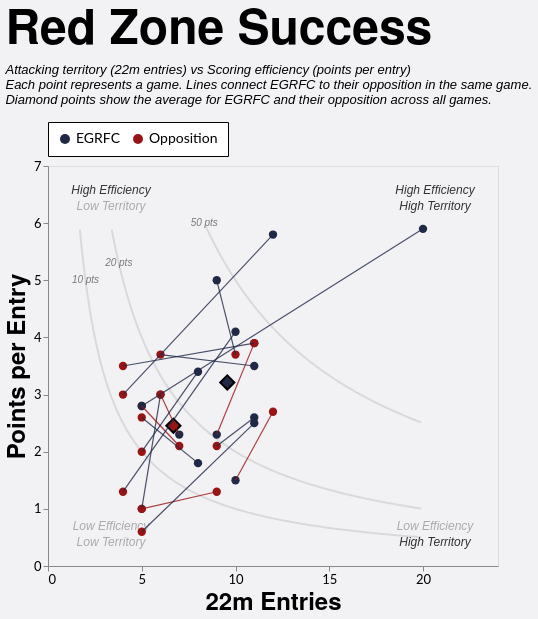

Specify this chart in Vega-Lite:
### Vega-Lite specification from a JSON file in a GitHub repository (floating-point values rounded to 4 significant figures; data arrays with more than 128 entries replaced by an {"elided": "..."} marker saying what was removed)
{"config": {"axis": {"labelFont": "Lato, sans-serif", "titleFont": "PT Sans Narrow, Helvetica Neue, Helvetica, Arial, sans-serif", "labelFontSize": 13, "titleFontSize": 24, "gridColor": "#202947", "gridOpacity": 0.2}, "header": {"labelFont": "PT Sans Narrow, Helvetica Neue, Helvetica, Arial, sans-serif", "titleFont": "PT Sans Narrow, Helvetica Neue, Helvetica, Arial, sans-serif", "labelFontSize": 24, "titleFontSize": 28, "labelFontWeight": "bold", "orient": "left"}, "legend": {"labelFont": "Lato, sans-serif", "titleFont": "PT Sans Narrow, Helvetica Neue, Helvetica, Arial, sans-serif", "labelFontSize": 14, "titleFontSize": 16, "titlePadding": 5, "fillColor": "white", "strokeColor": "black", "padding": 10, "titleFontWeight": "lighter", "titleFontStyle": "italic", "titleColor": "gray", "offset": 10}, "title": {"font": "PT Sans Narrow, Helvetica Neue, Helvetica, Arial, sans-serif", "fontSize": 48, "fontWeight": "bold", "anchor": "start", "align": "center", "titlePadding": 20, "subtitlePadding": 10, "subtitleFontSize": 13, "subtitleColor": "", "subtitleFontStyle": "italic", "offset": 15, "color": "black"}, "axisX": {"labelAngle": 0}, "facet": {"title": null, "header": null, "align": {"row": "each", "column": "each"}}, "resolve": {"scale": {"y": "independent", "facet": "independent"}}, "background": "#f2f1f4"}, "layer": [{"data": {"name": "data-599fc2f6c3ba56b88793ced97d33e5d1"}, "mark": {"type": "line", "clip": true, "color": "black", "opacity": 0.1}, "encoding": {"x": {"field": "x", "type": "quantitative"}, "y": {"field": "y", "type": "quantitative"}}, "name": "view_4"}, {"data": {"name": "data-00c949a7a2803a56dfcb9f8d1ac95424"}, "mark": {"type": "line", "clip": true, "color": "black", "opacity": 0.1}, "encoding": {"x": {"field": "x", "type": "quantitative"}, "y": {"field": "y", "type": "quantitative"}}}, {"data": {"name": "data-fc6cdfa14299584fc906df48e496de6f"}, "mark": {"type": "line", "clip": true, "color": "black", "opacity": 0.1}, "encoding": {"x": {"field": "x", "type": "quantitative"}, "y": {"field": "y", "type": "quantitative"}}}, {"data": {"name": "data-711a5b994e32e1318dde2831c099eb87"}, "mark": {"type": "text", "color": "black", "fontStyle": "italic", "opacity": 0.5, "size": 10}, "encoding": {"text": {"field": "label", "type": "nominal"}, "x": {"field": "x", "type": "quantitative"}, "y": {"field": "y", "type": "quantitative"}}}, {"data": {"name": "data-5a468b3e3df2c99d2f4ec7c9a670c522"}, "mark": {"type": "text", "color": "black", "fontStyle": "italic", "size": 12}, "encoding": {"opacity": {"field": "opacity", "legend": null, "type": "quantitative"}, "text": {"field": "label", "type": "nominal"}, "x": {"field": "x", "type": "quantitative"}, "y": {"field": "y", "type": "quantitative"}}}, {"data": {"name": "data-1da26804da249c028226c4cc3dceef62"}, "mark": {"type": "point", "filled": true, "size": 70}, "encoding": {"color": {"field": "team", "legend": {"orient": "top", "title": null}, "scale": {"domain": ["EGRFC", "Opposition"], "range": ["#202946", "#991515"]}, "type": "nominal"}, "opacity": {"condition": {"param": "param_10", "value": 1}, "value": 0.1}, "tooltip": [{"field": "label", "title": "Game", "type": "nominal"}, {"field": "date", "title": "Date", "type": "temporal"}, {"field": "points", "title": "Points", "type": "quantitative"}, {"field": "tries", "title": "Tries", "type": "quantitative"}, {"field": "entries_22m", "title": "22m Entries", "type": "quantitative"}, {"field": "points_per_entry", "format": ".1f", "title": "Points per Entry", "type": "quantitative"}, {"field": "tries_per_entry", "format": ".1f", "title": "Tries per Entry", "type": "quantitative"}], "x": {"axis": {"grid": false, "tickCount": 4, "title": "22m Entries"}, "field": "entries_22m", "scale": {"domain": [0, 24.0], "zero": true}, "type": "quantitative"}, "y": {"axis": {"grid": false, "tickCount": 7, "title": "Points per Entry"}, "field": "points_per_entry", "scale": {"domain": [0, 7.0], "zero": true}, "type": "quantitative"}}, "transform": [{"filter": "(rzSquad == 'All' || datum.squad == rzSquad) && (rzSeason == 'All' || datum.season == rzSeason) && (rzGameType == 'All' || (rzGameType == 'League + Cup' && (datum.game_type == 'League' || datum.game_type == 'Cup')) || (rzGameType == 'League only' && datum.game_type == 'League') || datum.game_type == rzGameType)"}]}, {"data": {"name": "data-1da26804da249c028226c4cc3dceef62"}, "mark": {"type": "point", "filled": true, "opacity": 1, "shape": "diamond", "stroke": "black"}, "encoding": {"color": {"field": "team", "scale": {"domain": ["EGRFC", "Opposition"], "range": ["#202946", "#991515"]}, "type": "nominal"}, "opacity": {"condition": {"param": "param_10", "value": 1}, "value": 0.1}, "size": {"value": 200}, "tooltip": [{"field": "points", "format": ".1f", "title": "Average Points", "type": "quantitative"}, {"field": "tries", "format": ".1f", "title": "Average Tries", "type": "quantitative"}, {"field": "entries_22m", "format": ".1f", "title": "Average 22m Entries", "type": "quantitative"}, {"field": "points_per_entry", "format": ".1f", "title": "Average Points per Entry", "type": "quantitative"}, {"field": "tries_per_entry", "format": ".1f", "title": "Average Tries per Entry", "type": "quantitative"}], "x": {"field": "entries_22m", "type": "quantitative"}, "y": {"field": "points_per_entry", "type": "quantitative"}}, "transform": [{"filter": "(rzSquad == 'All' || datum.squad == rzSquad) && (rzSeason == 'All' || datum.season == rzSeason) && (rzGameType == 'All' || (rzGameType == 'League + Cup' && (datum.game_type == 'League' || datum.game_type == 'Cup')) || (rzGameType == 'League only' && datum.game_type == 'League') || datum.game_type == rzGameType)"}, {"aggregate": [{"op": "mean", "field": "entries_22m", "as": "entries_22m"}, {"op": "mean", "field": "points", "as": "points"}, {"op": "mean", "field": "tries", "as": "tries"}, {"op": "mean", "field": "points_per_entry", "as": "points_per_entry"}, {"op": "mean", "field": "tries_per_entry", "as": "tries_per_entry"}], "groupby": ["team"]}]}, {"data": {"name": "data-4b18c52e1179e1f1fece572a8e61367c"}, "mark": {"type": "rule", "strokeWidth": 1.2}, "encoding": {"color": {"condition": {"test": "datum.points_egrfc > datum.points_opp", "value": "#202946"}, "value": "#991515"}, "detail": {"field": "game_id", "type": "nominal"}, "opacity": {"condition": {"param": "param_10", "value": 0.8}, "value": 0.1}, "x": {"field": "entries_22m_egrfc", "type": "quantitative"}, "x2": {"field": "entries_22m_opp"}, "y": {"field": "metric_egrfc", "type": "quantitative"}, "y2": {"field": "metric_opp"}}, "transform": [{"filter": "(rzSquad == 'All' || datum.squad == rzSquad) && (rzSeason == 'All' || datum.season == rzSeason) && (rzGameType == 'All' || (rzGameType == 'League + Cup' && (datum.game_type == 'League' || datum.game_type == 'Cup')) || (rzGameType == 'League only' && datum.game_type == 'League') || datum.game_type == rzGameType)"}]}], "height": 400, "params": [{"name": "rzSquad", "value": "1st"}, {"name": "rzSeason", "value": "All"}, {"name": "rzGameType", "value": "All"}, {"name": "param_10", "select": {"type": "point", "fields": ["team"]}, "bind": "legend", "views": ["view_4"]}], "resolve": {"scale": {"color": "shared", "x": "shared", "y": "shared"}}, "title": {"text": "Red Zone Success", "subtitle": ["Attacking territory (22m entries) vs Scoring efficiency (points per entry)", "Each point represents a game. Lines connect EGRFC to their opposition in the same game.", "Diamond points show the average for EGRFC and their opposition across all games."]}, "width": 450, "$schema": "https://vega.github.io/schema/vega-lite/v5.20.1.json", "datasets": {"data-599fc2f6c3ba56b88793ced97d33e5d1": {"elided": "183 records"}, "data-00c949a7a2803a56dfcb9f8d1ac95424": {"elided": "166 records"}, "data-fc6cdfa14299584fc906df48e496de6f": [{"x": 8.4, "y": 5.952}, {"x": 8.5, "y": 5.882}, {"x": 8.6, "y": 5.814}, {"x": 8.7, "y": 5.747}, {"x": 8.8, "y": 5.682}, {"x": 8.9, "y": 5.618}, {"x": 9.0, "y": 5.556}, {"x": 9.1, "y": 5.495}, {"x": 9.2, "y": 5.435}, {"x": 9.3, "y": 5.376}, {"x": 9.4, "y": 5.319}, {"x": 9.5, "y": 5.263}, {"x": 9.6, "y": 5.208}, {"x": 9.7, "y": 5.155}, {"x": 9.8, "y": 5.102}, {"x": 9.9, "y": 5.051}, {"x": 10.0, "y": 5.0}, {"x": 10.1, "y": 4.95}, {"x": 10.2, "y": 4.902}, {"x": 10.3, "y": 4.854}, {"x": 10.4, "y": 4.808}, {"x": 10.5, "y": 4.762}, {"x": 10.6, "y": 4.717}, {"x": 10.7, "y": 4.673}, {"x": 10.8, "y": 4.63}, {"x": 10.9, "y": 4.587}, {"x": 11.0, "y": 4.545}, {"x": 11.1, "y": 4.505}, {"x": 11.2, "y": 4.464}, {"x": 11.3, "y": 4.425}, {"x": 11.4, "y": 4.386}, {"x": 11.5, "y": 4.348}, {"x": 11.6, "y": 4.31}, {"x": 11.7, "y": 4.274}, {"x": 11.8, "y": 4.237}, {"x": 11.9, "y": 4.202}, {"x": 12.0, "y": 4.167}, {"x": 12.1, "y": 4.132}, {"x": 12.2, "y": 4.098}, {"x": 12.3, "y": 4.065}, {"x": 12.4, "y": 4.032}, {"x": 12.5, "y": 4.0}, {"x": 12.6, "y": 3.968}, {"x": 12.7, "y": 3.937}, {"x": 12.8, "y": 3.906}, {"x": 12.9, "y": 3.876}, {"x": 13.0, "y": 3.846}, {"x": 13.1, "y": 3.817}, {"x": 13.2, "y": 3.788}, {"x": 13.3, "y": 3.759}, {"x": 13.4, "y": 3.731}, {"x": 13.5, "y": 3.704}, {"x": 13.6, "y": 3.676}, {"x": 13.7, "y": 3.65}, {"x": 13.8, "y": 3.623}, {"x": 13.9, "y": 3.597}, {"x": 14.0, "y": 3.571}, {"x": 14.1, "y": 3.546}, {"x": 14.2, "y": 3.521}, {"x": 14.3, "y": 3.497}, {"x": 14.4, "y": 3.472}, {"x": 14.5, "y": 3.448}, {"x": 14.6, "y": 3.425}, {"x": 14.7, "y": 3.401}, {"x": 14.8, "y": 3.378}, {"x": 14.9, "y": 3.356}, {"x": 15.0, "y": 3.333}, {"x": 15.1, "y": 3.311}, {"x": 15.2, "y": 3.289}, {"x": 15.3, "y": 3.268}, {"x": 15.4, "y": 3.247}, {"x": 15.5, "y": 3.226}, {"x": 15.6, "y": 3.205}, {"x": 15.7, "y": 3.185}, {"x": 15.8, "y": 3.165}, {"x": 15.9, "y": 3.145}, {"x": 16.0, "y": 3.125}, {"x": 16.1, "y": 3.106}, {"x": 16.2, "y": 3.086}, {"x": 16.3, "y": 3.067}, {"x": 16.4, "y": 3.049}, {"x": 16.5, "y": 3.03}, {"x": 16.6, "y": 3.012}, {"x": 16.7, "y": 2.994}, {"x": 16.8, "y": 2.976}, {"x": 16.9, "y": 2.959}, {"x": 17.0, "y": 2.941}, {"x": 17.1, "y": 2.924}, {"x": 17.2, "y": 2.907}, {"x": 17.3, "y": 2.89}, {"x": 17.4, "y": 2.874}, {"x": 17.5, "y": 2.857}, {"x": 17.6, "y": 2.841}, {"x": 17.7, "y": 2.825}, {"x": 17.8, "y": 2.809}, {"x": 17.9, "y": 2.793}, {"x": 18.0, "y": 2.778}, {"x": 18.1, "y": 2.762}, {"x": 18.2, "y": 2.747}, {"x": 18.3, "y": 2.732}, {"x": 18.4, "y": 2.717}, {"x": 18.5, "y": 2.703}, {"x": 18.6, "y": 2.688}, {"x": 18.7, "y": 2.674}, {"x": 18.8, "y": 2.66}, {"x": 18.9, "y": 2.646}, {"x": 19.0, "y": 2.632}, {"x": 19.1, "y": 2.618}, {"x": 19.2, "y": 2.604}, {"x": 19.3, "y": 2.591}, {"x": 19.4, "y": 2.577}, {"x": 19.5, "y": 2.564}, {"x": 19.6, "y": 2.551}, {"x": 19.7, "y": 2.538}, {"x": 19.8, "y": 2.525}, {"x": 19.9, "y": 2.513}], "data-711a5b994e32e1318dde2831c099eb87": [{"y": 6.0, "x": 8.333, "label": "50 pts"}, {"y": 5.3, "x": 3.774, "label": "20 pts"}, {"y": 5.0, "x": 2.0, "label": "10 pts"}], "data-5a468b3e3df2c99d2f4ec7c9a670c522": [{"x": 20.64, "y": 6.58, "label": "High Efficiency", "opacity": 1.0}, {"x": 20.64, "y": 0.7, "label": "Low Efficiency", "opacity": 0.5}, {"x": 3.36, "y": 6.58, "label": "High Efficiency", "opacity": 1.0}, {"x": 3.36, "y": 0.7, "label": "Low Efficiency", "opacity": 0.5}, {"x": 20.64, "y": 6.3, "label": "High Territory", "opacity": 1.0}, {"x": 20.64, "y": 0.42, "label": "High Territory", "opacity": 1.0}, {"x": 3.36, "y": 6.3, "label": "Low Territory", "opacity": 0.5}, {"x": 3.36, "y": 0.42, "label": "Low Territory", "opacity": 0.5}], "data-1da26804da249c028226c4cc3dceef62": [{"game_id": "2026-03-28_1st_Ditchling", "date": "2026-03-28T00:00:00", "season": "2025/26", "squad": "1st", "game_type": "League", "opposition": "Ditchling", "home_away": "A", "label": "Ditchling (A)", "team": "EGRFC", "entries_22m": 11.0, "points": 27.0, "tries": 4.0, "points_per_entry": 2.5, "tries_per_entry": 0.3636}, {"game_id": "2026-03-28_1st_Ditchling", "date": "2026-03-28T00:00:00", "season": "2025/26", "squad": "1st", "game_type": "League", "opposition": "Ditchling", "home_away": "A", "label": "Ditchling (A)", "team": "Opposition", "entries_22m": 5.0, "points": 3.0, "tries": 0.0, "points_per_entry": 0.6, "tries_per_entry": 0.0}, {"game_id": "2026-03-21_1st_Crawley", "date": "2026-03-21T00:00:00", "season": "2025/26", "squad": "1st", "game_type": "League", "opposition": "Crawley", "home_away": "H", "label": "Crawley (H)", "team": "EGRFC", "entries_22m": 20.0, "points": 118.0, "tries": 18.0, "points_per_entry": 5.9, "tries_per_entry": 0.9}, {"game_id": "2026-03-21_1st_Crawley", "date": "2026-03-21T00:00:00", "season": "2025/26", "squad": "1st", "game_type": "League", "opposition": "Crawley", "home_away": "H", "label": "Crawley (H)", "team": "Opposition", "entries_22m": 5.0, "points": 14.0, "tries": 2.0, "points_per_entry": 2.8, "tries_per_entry": 0.4}, {"game_id": "2026-02-28_1st_Pulborough", "date": "2026-02-28T00:00:00", "season": "2025/26", "squad": "1st", "game_type": "League", "opposition": "Pulborough", "home_away": "H", "label": "Pulborough (H)", "team": "EGRFC", "entries_22m": 8.0, "points": 14.0, "tries": 1.0, "points_per_entry": 1.8, "tries_per_entry": 0.125}, {"game_id": "2026-02-28_1st_Pulborough", "date": "2026-02-28T00:00:00", "season": "2025/26", "squad": "1st", "game_type": "League", "opposition": "Pulborough", "home_away": "H", "label": "Pulborough (H)", "team": "Opposition", "entries_22m": 5.0, "points": 13.0, "tries": 2.0, "points_per_entry": 2.6, "tries_per_entry": 0.4}, {"game_id": "2026-02-14_1st_Lewes", "date": "2026-02-14T00:00:00", "season": "2025/26", "squad": "1st", "game_type": "League", "opposition": "Lewes", "home_away": "A", "label": "Lewes (A)", "team": "EGRFC", "entries_22m": 11.0, "points": 39.0, "tries": 6.0, "points_per_entry": 3.5, "tries_per_entry": 0.5455}, {"game_id": "2026-02-14_1st_Lewes", "date": "2026-02-14T00:00:00", "season": "2025/26", "squad": "1st", "game_type": "League", "opposition": "Lewes", "home_away": "A", "label": "Lewes (A)", "team": "Opposition", "entries_22m": 6.0, "points": 22.0, "tries": 3.0, "points_per_entry": 3.7, "tries_per_entry": 0.5}, {"game_id": "2026-01-10_1st_Royals", "date": "2026-01-10T00:00:00", "season": "2025/26", "squad": "1st", "game_type": "League", "opposition": "Royals", "home_away": "H", "label": "Royals (H)", "team": "EGRFC", "entries_22m": 10.0, "points": 41.0, "tries": 7.0, "points_per_entry": 4.1, "tries_per_entry": 0.7}, {"game_id": "2026-01-10_1st_Royals", "date": "2026-01-10T00:00:00", "season": "2025/26", "squad": "1st", "game_type": "League", "opposition": "Royals", "home_away": "H", "label": "Royals (H)", "team": "Opposition", "entries_22m": 4.0, "points": 5.0, "tries": 1.0, "points_per_entry": 1.3, "tries_per_entry": 0.25}, {"game_id": "2025-12-20_1st_Ditchling", "date": "2025-12-20T00:00:00", "season": "2025/26", "squad": "1st", "game_type": "League", "opposition": "Ditchling", "home_away": "H", "label": "Ditchling (H)", "team": "EGRFC", "entries_22m": 11.0, "points": 29.0, "tries": 5.0, "points_per_entry": 2.6, "tries_per_entry": 0.4545}, {"game_id": "2025-12-20_1st_Ditchling", "date": "2025-12-20T00:00:00", "season": "2025/26", "squad": "1st", "game_type": "League", "opposition": "Ditchling", "home_away": "H", "label": "Ditchling (H)", "team": "Opposition", "entries_22m": 9.0, "points": 19.0, "tries": 3.0, "points_per_entry": 2.1, "tries_per_entry": 0.3333}, {"game_id": "2025-11-22_1st_Pulborough", "date": "2025-11-22T00:00:00", "season": "2025/26", "squad": "1st", "game_type": "League", "opposition": "Pulborough", "home_away": "A", "label": "Pulborough (A)", "team": "EGRFC", "entries_22m": 5.0, "points": 5.0, "tries": 1.0, "points_per_entry": 1.0, "tries_per_entry": 0.2}, {"game_id": "2025-11-22_1st_Pulborough", "date": "2025-11-22T00:00:00", "season": "2025/26", "squad": "1st", "game_type": "League", "opposition": "Pulborough", "home_away": "A", "label": "Pulborough (A)", "team": "Opposition", "entries_22m": 9.0, "points": 12.0, "tries": 2.0, "points_per_entry": 1.3, "tries_per_entry": 0.2222}, {"game_id": "2025-11-15_1st_Hove", "date": "2025-11-15T00:00:00", "season": "2025/26", "squad": "1st", "game_type": "Cup", "opposition": "Hove", "home_away": "H", "label": "Hove (H)", "team": "EGRFC", "entries_22m": 10.0, "points": 15.0, "tries": 2.0, "points_per_entry": 1.5, "tries_per_entry": 0.2}, {"game_id": "2025-11-15_1st_Hove", "date": "2025-11-15T00:00:00", "season": "2025/26", "squad": "1st", "game_type": "Cup", "opposition": "Hove", "home_away": "H", "label": "Hove (H)", "team": "Opposition", "entries_22m": 12.0, "points": 32.0, "tries": 5.0, "points_per_entry": 2.7, "tries_per_entry": 0.4167}, {"game_id": "2025-11-08_1st_Lewes", "date": "2025-11-08T00:00:00", "season": "2025/26", "squad": "1st", "game_type": "League", "opposition": "Lewes", "home_away": "H", "label": "Lewes (H)", "team": "EGRFC", "entries_22m": 11.0, "points": 43.0, "tries": 7.0, "points_per_entry": 3.9, "tries_per_entry": 0.6364}, {"game_id": "2025-11-08_1st_Lewes", "date": "2025-11-08T00:00:00", "season": "2025/26", "squad": "1st", "game_type": "League", "opposition": "Lewes", "home_away": "H", "label": "Lewes (H)", "team": "Opposition", "entries_22m": 4.0, "points": 14.0, "tries": 2.0, "points_per_entry": 3.5, "tries_per_entry": 0.5}, {"game_id": "2025-10-11_1st_Shoreham", "date": "2025-10-11T00:00:00", "season": "2025/26", "squad": "1st", "game_type": "League", "opposition": "Shoreham", "home_away": "H", "label": "Shoreham (H)", "team": "EGRFC", "entries_22m": 12.0, "points": 69.0, "tries": 11.0, "points_per_entry": 5.8, "tries_per_entry": 0.9167}, {"game_id": "2025-10-11_1st_Shoreham", "date": "2025-10-11T00:00:00", "season": "2025/26", "squad": "1st", "game_type": "League", "opposition": "Shoreham", "home_away": "H", "label": "Shoreham (H)", "team": "Opposition", "entries_22m": 4.0, "points": 12.0, "tries": 2.0, "points_per_entry": 3.0, "tries_per_entry": 0.5}, {"game_id": "2025-10-04_1st_Seaford", "date": "2025-10-04T00:00:00", "season": "2025/26", "squad": "1st", "game_type": "League", "opposition": "Seaford", "home_away": "A", "label": "Seaford (A)", "team": "EGRFC", "entries_22m": 8.0, "points": 27.0, "tries": 4.0, "points_per_entry": 3.4, "tries_per_entry": 0.5}, {"game_id": "2025-10-04_1st_Seaford", "date": "2025-10-04T00:00:00", "season": "2025/26", "squad": "1st", "game_type": "League", "opposition": "Seaford", "home_away": "A", "label": "Seaford (A)", "team": "Opposition", "entries_22m": 5.0, "points": 10.0, "tries": 2.0, "points_per_entry": 2.0, "tries_per_entry": 0.4}, {"game_id": "2025-04-12_1st_Haywards_Heath", "date": "2025-04-12T00:00:00", "season": "2024/25", "squad": "1st", "game_type": "Cup", "opposition": "Haywards Heath", "home_away": "H", "label": "Haywards Heath (H)", "team": "EGRFC", "entries_22m": 9.0, "points": 45.0, "tries": 6.0, "points_per_entry": 5.0, "tries_per_entry": 0.6667}, {"game_id": "2025-04-12_1st_Haywards_Heath", "date": "2025-04-12T00:00:00", "season": "2024/25", "squad": "1st", "game_type": "Cup", "opposition": "Haywards Heath", "home_away": "H", "label": "Haywards Heath (H)", "team": "Opposition", "entries_22m": 10.0, "points": 37.0, "tries": 6.0, "points_per_entry": 3.7, "tries_per_entry": 0.6}, {"game_id": "2025-03-22_1st_Cobham", "date": "2025-03-22T00:00:00", "season": "2024/25", "squad": "1st", "game_type": "League", "opposition": "Cobham", "home_away": "H", "label": "Cobham (H)", "team": "EGRFC", "entries_22m": 9.0, "points": 21.0, "tries": 3.0, "points_per_entry": 2.3, "tries_per_entry": 0.3333}, {"game_id": "2025-03-22_1st_Cobham", "date": "2025-03-22T00:00:00", "season": "2024/25", "squad": "1st", "game_type": "League", "opposition": "Cobham", "home_away": "H", "label": "Cobham (H)", "team": "Opposition", "entries_22m": 11.0, "points": 43.0, "tries": 7.0, "points_per_entry": 3.9, "tries_per_entry": 0.6364}, {"game_id": "2025-02-15_1st_Eastbourne", "date": "2025-02-15T00:00:00", "season": "2024/25", "squad": "1st", "game_type": "League", "opposition": "Eastbourne", "home_away": "H", "label": "Eastbourne (H)", "team": "EGRFC", "entries_22m": 5.0, "points": 14.0, "tries": 2.0, "points_per_entry": 2.8, "tries_per_entry": 0.4}, {"game_id": "2025-02-15_1st_Eastbourne", "date": "2025-02-15T00:00:00", "season": "2024/25", "squad": "1st", "game_type": "League", "opposition": "Eastbourne", "home_away": "H", "label": "Eastbourne (H)", "team": "Opposition", "entries_22m": 7.0, "points": 15.0, "tries": 2.0, "points_per_entry": 2.1, "tries_per_entry": 0.2857}, {"game_id": "2024-12-14_1st_Old_Haileyburians", "date": "2024-12-14T00:00:00", "season": "2024/25", "squad": "1st", "game_type": "League", "opposition": "Old Haileyburians", "home_away": "H", "label": "Old Haileyburians (H)", "team": "EGRFC", "entries_22m": 6.0, "points": 18.0, "tries": 2.0, "points_per_entry": 3.0, "tries_per_entry": 0.3333}, {"game_id": "2024-12-14_1st_Old_Haileyburians", "date": "2024-12-14T00:00:00", "season": "2024/25", "squad": "1st", "game_type": "League", "opposition": "Old Haileyburians", "home_away": "H", "label": "Old Haileyburians (H)", "team": "Opposition", "entries_22m": 5.0, "points": 5.0, "tries": 1.0, "points_per_entry": 1.0, "tries_per_entry": 0.2}, {"game_id": "2024-09-07_1st_London_Cornish", "date": "2024-09-07T00:00:00", "season": "2024/25", "squad": "1st", "game_type": "League", "opposition": "London Cornish", "home_away": "H", "label": "London Cornish (H)", "team": "EGRFC", "entries_22m": 7.0, "points": 16.0, "tries": 2.0, "points_per_entry": 2.3, "tries_per_entry": 0.2857}, {"game_id": "2024-09-07_1st_London_Cornish", "date": "2024-09-07T00:00:00", "season": "2024/25", "squad": "1st", "game_type": "League", "opposition": "London Cornish", "home_away": "H", "label": "London Cornish (H)", "team": "Opposition", "entries_22m": 6.0, "points": 18.0, "tries": 2.0, "points_per_entry": 3.0, "tries_per_entry": 0.3333}], "data-4b18c52e1179e1f1fece572a8e61367c": [{"game_id": "2024-09-07_1st_London_Cornish", "date": "2024-09-07T00:00:00", "season": "2024/25", "squad": "1st", "game_type": "League", "opposition": "London Cornish", "label": "London Cornish (H)", "entries_22m_egrfc": 7.0, "entries_22m_opp": 6.0, "points_egrfc": 16.0, "points_opp": 18.0, "metric_egrfc": 2.3, "metric_opp": 3.0, "tries_egrfc": 2.0, "tries_opp": 2.0}, {"game_id": "2024-12-14_1st_Old_Haileyburians", "date": "2024-12-14T00:00:00", "season": "2024/25", "squad": "1st", "game_type": "League", "opposition": "Old Haileyburians", "label": "Old Haileyburians (H)", "entries_22m_egrfc": 6.0, "entries_22m_opp": 5.0, "points_egrfc": 18.0, "points_opp": 5.0, "metric_egrfc": 3.0, "metric_opp": 1.0, "tries_egrfc": 2.0, "tries_opp": 1.0}, {"game_id": "2025-02-15_1st_Eastbourne", "date": "2025-02-15T00:00:00", "season": "2024/25", "squad": "1st", "game_type": "League", "opposition": "Eastbourne", "label": "Eastbourne (H)", "entries_22m_egrfc": 5.0, "entries_22m_opp": 7.0, "points_egrfc": 14.0, "points_opp": 15.0, "metric_egrfc": 2.8, "metric_opp": 2.1, "tries_egrfc": 2.0, "tries_opp": 2.0}, {"game_id": "2025-03-22_1st_Cobham", "date": "2025-03-22T00:00:00", "season": "2024/25", "squad": "1st", "game_type": "League", "opposition": "Cobham", "label": "Cobham (H)", "entries_22m_egrfc": 9.0, "entries_22m_opp": 11.0, "points_egrfc": 21.0, "points_opp": 43.0, "metric_egrfc": 2.3, "metric_opp": 3.9, "tries_egrfc": 3.0, "tries_opp": 7.0}, {"game_id": "2025-04-12_1st_Haywards_Heath", "date": "2025-04-12T00:00:00", "season": "2024/25", "squad": "1st", "game_type": "Cup", "opposition": "Haywards Heath", "label": "Haywards Heath (H)", "entries_22m_egrfc": 9.0, "entries_22m_opp": 10.0, "points_egrfc": 45.0, "points_opp": 37.0, "metric_egrfc": 5.0, "metric_opp": 3.7, "tries_egrfc": 6.0, "tries_opp": 6.0}, {"game_id": "2025-10-04_1st_Seaford", "date": "2025-10-04T00:00:00", "season": "2025/26", "squad": "1st", "game_type": "League", "opposition": "Seaford", "label": "Seaford (A)", "entries_22m_egrfc": 8.0, "entries_22m_opp": 5.0, "points_egrfc": 27.0, "points_opp": 10.0, "metric_egrfc": 3.4, "metric_opp": 2.0, "tries_egrfc": 4.0, "tries_opp": 2.0}, {"game_id": "2025-10-11_1st_Shoreham", "date": "2025-10-11T00:00:00", "season": "2025/26", "squad": "1st", "game_type": "League", "opposition": "Shoreham", "label": "Shoreham (H)", "entries_22m_egrfc": 12.0, "entries_22m_opp": 4.0, "points_egrfc": 69.0, "points_opp": 12.0, "metric_egrfc": 5.8, "metric_opp": 3.0, "tries_egrfc": 11.0, "tries_opp": 2.0}, {"game_id": "2025-11-08_1st_Lewes", "date": "2025-11-08T00:00:00", "season": "2025/26", "squad": "1st", "game_type": "League", "opposition": "Lewes", "label": "Lewes (H)", "entries_22m_egrfc": 11.0, "entries_22m_opp": 4.0, "points_egrfc": 43.0, "points_opp": 14.0, "metric_egrfc": 3.9, "metric_opp": 3.5, "tries_egrfc": 7.0, "tries_opp": 2.0}, {"game_id": "2025-11-15_1st_Hove", "date": "2025-11-15T00:00:00", "season": "2025/26", "squad": "1st", "game_type": "Cup", "opposition": "Hove", "label": "Hove (H)", "entries_22m_egrfc": 10.0, "entries_22m_opp": 12.0, "points_egrfc": 15.0, "points_opp": 32.0, "metric_egrfc": 1.5, "metric_opp": 2.7, "tries_egrfc": 2.0, "tries_opp": 5.0}, {"game_id": "2025-11-22_1st_Pulborough", "date": "2025-11-22T00:00:00", "season": "2025/26", "squad": "1st", "game_type": "League", "opposition": "Pulborough", "label": "Pulborough (A)", "entries_22m_egrfc": 5.0, "entries_22m_opp": 9.0, "points_egrfc": 5.0, "points_opp": 12.0, "metric_egrfc": 1.0, "metric_opp": 1.3, "tries_egrfc": 1.0, "tries_opp": 2.0}, {"game_id": "2025-12-20_1st_Ditchling", "date": "2025-12-20T00:00:00", "season": "2025/26", "squad": "1st", "game_type": "League", "opposition": "Ditchling", "label": "Ditchling (H)", "entries_22m_egrfc": 11.0, "entries_22m_opp": 9.0, "points_egrfc": 29.0, "points_opp": 19.0, "metric_egrfc": 2.6, "metric_opp": 2.1, "tries_egrfc": 5.0, "tries_opp": 3.0}, {"game_id": "2026-01-10_1st_Royals", "date": "2026-01-10T00:00:00", "season": "2025/26", "squad": "1st", "game_type": "League", "opposition": "Royals", "label": "Royals (H)", "entries_22m_egrfc": 10.0, "entries_22m_opp": 4.0, "points_egrfc": 41.0, "points_opp": 5.0, "metric_egrfc": 4.1, "metric_opp": 1.3, "tries_egrfc": 7.0, "tries_opp": 1.0}, {"game_id": "2026-02-14_1st_Lewes", "date": "2026-02-14T00:00:00", "season": "2025/26", "squad": "1st", "game_type": "League", "opposition": "Lewes", "label": "Lewes (A)", "entries_22m_egrfc": 11.0, "entries_22m_opp": 6.0, "points_egrfc": 39.0, "points_opp": 22.0, "metric_egrfc": 3.5, "metric_opp": 3.7, "tries_egrfc": 6.0, "tries_opp": 3.0}, {"game_id": "2026-02-28_1st_Pulborough", "date": "2026-02-28T00:00:00", "season": "2025/26", "squad": "1st", "game_type": "League", "opposition": "Pulborough", "label": "Pulborough (H)", "entries_22m_egrfc": 8.0, "entries_22m_opp": 5.0, "points_egrfc": 14.0, "points_opp": 13.0, "metric_egrfc": 1.8, "metric_opp": 2.6, "tries_egrfc": 1.0, "tries_opp": 2.0}, {"game_id": "2026-03-21_1st_Crawley", "date": "2026-03-21T00:00:00", "season": "2025/26", "squad": "1st", "game_type": "League", "opposition": "Crawley", "label": "Crawley (H)", "entries_22m_egrfc": 20.0, "entries_22m_opp": 5.0, "points_egrfc": 118.0, "points_opp": 14.0, "metric_egrfc": 5.9, "metric_opp": 2.8, "tries_egrfc": 18.0, "tries_opp": 2.0}, {"game_id": "2026-03-28_1st_Ditchling", "date": "2026-03-28T00:00:00", "season": "2025/26", "squad": "1st", "game_type": "League", "opposition": "Ditchling", "label": "Ditchling (A)", "entries_22m_egrfc": 11.0, "entries_22m_opp": 5.0, "points_egrfc": 27.0, "points_opp": 3.0, "metric_egrfc": 2.5, "metric_opp": 0.6, "tries_egrfc": 4.0, "tries_opp": 0.0}]}}
